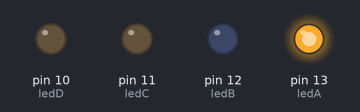
Recording of a sketch running on a simulated Arduino Uno, built with avr-gcc and run on an emulated ATmega328P. Shown: output pins drawn as LEDs (lit = HIGH).

Above: at 0.15 s.
At 0.75 s:
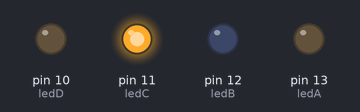
At 1.65 s:
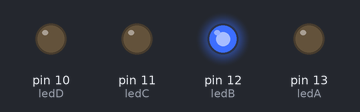
At 2.25 s:
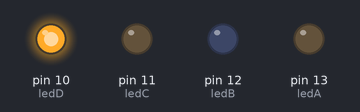
Timing chart, 0 to 3.0 s (numbered marks = the images above):
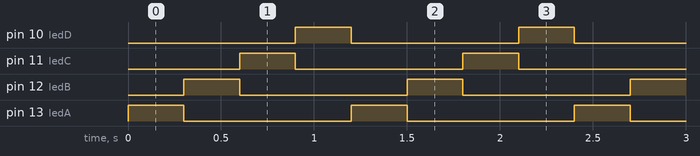

Measured:
- by itself, pin 10 (ledD), pin 11 (ledC), pin 12 (ledB), pin 13 (ledA): alternates HIGH for 0.30 s and LOW for 0.90 s
- by itself, everything shown: repeats every 1.2 s, in 4 steps

The sketch:

Prog02.ino
```cpp
int ledA = 13;
int ledB = 12;
int ledC = 11;
int ledD = 10;
int actualed;
int last;
int next;

void setup(){
  pinMode(ledA, OUTPUT);
  pinMode(ledB, OUTPUT);
  pinMode(ledC, OUTPUT);
  pinMode(ledD, OUTPUT);
  actualed = ledA;
}


void loop(){
  digitalWrite(actualed, HIGH);
  digitalWrite(last, LOW);
  delay(300);
  call();
  change();

}


void change(){
   last = actualed;
   actualed = next;
}

void call(){
  if(actualed == ledA){
    next = ledB;
  }

  if(actualed == ledB){
    next = ledC;
  }

  if(actualed == ledC){
    next = ledD;
  }

  if(actualed == ledD){
    next = ledA;
  }
}
```
